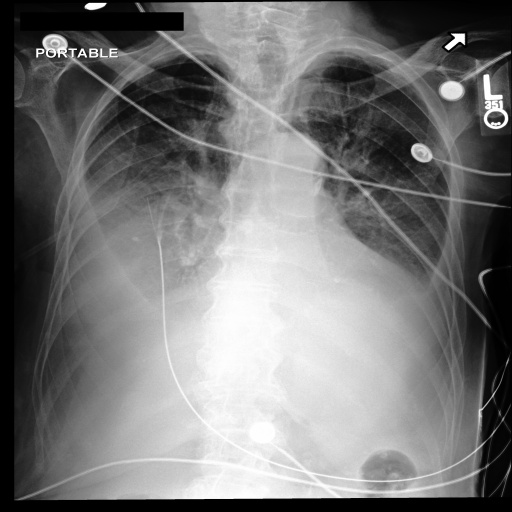
#> input picture aura/sample.jpg, 512 x 512 px; its folder holds only this picture in this run
$ python -i features.py   (imports and definitions only)
#> lines starting #> are read from the running program, lines starting #| are printed output that depends on the picture; after the words box and inside, x2 and y2 are one past the last pixel; in counts of white or black regions, pixels touching at a corner belong together
### aura/backend/core/shared/logging.py
"""Structured logging with request correlation.

A routing decision is only auditable if you can follow one upload across intake,
detection, dispatch, and the engine that ran it. Every log line this module emits
carries the same correlation id for a given request, so ``grep <id>`` reconstructs
the whole path.

Configuration is environment-only (the deployment is offline; there is no logging
service to configure against):

* ``AURA_LOG_LEVEL``  — ``DEBUG`` | ``INFO`` (default) | ``WARNING`` | ``ERROR``
* ``AURA_LOG_JSON=1`` — emit one JSON object per line instead of the human format

Nothing here is global-state hostile: handlers are attached once to the
``aura.backend`` logger, and ``propagate`` is left off so we never double-print
through a host application's root handler.
"""
from __future__ import annotations

import contextlib
import json
import logging
import os
import sys
import uuid
from contextvars import ContextVar
from typing import Any, Iterator

_ROOT_LOGGER_NAME = "aura.backend"

#: Correlation id for the in-flight request. Empty outside a request.
_correlation_id: ContextVar[str] = ContextVar("aura_correlation_id", default="")

_configured = False


def new_correlation_id() -> str:
    """Mint a short, collision-safe id for one request."""
    return uuid.uuid4().hex[:12]


def correlation_id() -> str:
    """Correlation id of the in-flight request, or ``""`` outside one."""
    return _correlation_id.get()


# [13 lines left out: function use_correlation_id, not called in this run]


class _CorrelationFilter(logging.Filter):
    """Attach the current correlation id to every record."""

    def filter(self, record: logging.LogRecord) -> bool:
        record.correlation_id = correlation_id() or "-"
        return True


class _JsonFormatter(logging.Formatter):
    """One JSON object per line — for shipping into a log store."""

    # [14 lines left out: function format, not called in this run]


class _TextFormatter(logging.Formatter):
    """Human format that matches the gateway's existing ``[component] message`` style."""

    # [9 lines left out: function format, not called in this run]


def _configure_once() -> None:
    global _configured
    if _configured:
        return
    logger = logging.getLogger(_ROOT_LOGGER_NAME)
    logger.setLevel(os.environ.get("AURA_LOG_LEVEL", "INFO").upper())
    handler = logging.StreamHandler(sys.stdout)
    handler.setFormatter(
        _JsonFormatter() if os.environ.get("AURA_LOG_JSON") == "1" else _TextFormatter()
    )
    handler.addFilter(_CorrelationFilter())
    logger.addHandler(handler)
    # Don't hand records to the root logger as well — uvicorn installs its own
    # handlers there and every line would print twice.
    logger.propagate = False
    _configured = True


def get_logger(name: str) -> logging.Logger:
    """Logger for a backend component.

    ``name`` is the component's short name (``"router"``, ``"engine.thorax"``); it
    is namespaced under ``aura.backend`` so a deployment can raise or lower the
    level for the whole routing layer with one setting.
    """
    _configure_once()
    return logging.getLogger(f"{_ROOT_LOGGER_NAME}.{name}")


# [8 lines left out: function log_context, not called in this run]

### aura/backend/core/router/features.py
"""Feature extraction for modality detection.

Every signature scores the *same* feature bundle, computed once per upload. That
matters for two reasons: decoding a large DICOM twice is wasteful, and — more
importantly — it makes the signatures directly comparable, because they are all
looking at identical measurements.

Two independent evidence channels:

**DICOM header** (:class:`DicomMetadata`) — ``Modality`` and ``BodyPartExamined`` are
written by the acquisition device. When present they are near-definitive and no pixel
heuristic should be allowed to overrule them.

**Pixel geometry** (:class:`PixelFeatures`) — for PNG/JPEG exports, which carry no
header at all. The features below were chosen by measuring what actually separates
the classes, not by intuition; the numbers in each docstring are from that
measurement (600 random real MIMIC-CXR films, plus the real MR/CR/CT/US DICOMs
bundled with pydicom).

Two findings from that measurement shaped this module:

* Dark corners are **not** a head-imaging signal. 50% of real chest films already
  have corners below 0.10 from collimation, so a corner-darkness rule would misfire
  constantly.
* An axial head CT and an axial head MRI produce **the same** pixel geometry: a
  compact bright blob floating in air-black. Pixels can identify a cross-sectional
  head study; they cannot tell you which scanner made it. That separation is what
  DICOM metadata is for, and it is why the pixel-only route for brain MRI carries
  capped confidence.

Nothing here raises. An undecodable file comes back with ``decodable=False`` and the
router turns that into a clean rejection.
"""
from __future__ import annotations

from dataclasses import dataclass, field
from pathlib import Path
from typing import Any

import numpy as np

from ..shared.logging import get_logger

log = get_logger("router.features")

#: Working resolution for feature extraction. Every threshold in ``signatures`` was
#: measured at this size; changing it invalidates them.
_WORK_SIZE = 256

#: A pixel at or below this intensity counts as background/air.
_BACKGROUND_LEVEL = 0.10

#: Border strip thickness as a fraction of each side, used for the edge means.
_EDGE_BAND = 0.06


@dataclass(frozen=True)
class DicomMetadata:
    """The acquisition tags relevant to routing. Empty when the file is not DICOM."""

    present: bool = False
    modality: str = ""              # (0008,0060) Modality — "MR", "CR", "DX", "CT", ...
    body_part: str = ""             # (0018,0015) BodyPartExamined — "CHEST", "HEAD", ...
    study_description: str = ""
    series_description: str = ""
    protocol_name: str = ""

    # [20 lines left out: functions text_blob, to_dict, not called in this run]


@dataclass(frozen=True)
class PixelFeatures:
    """Geometry and tone statistics of the decoded image."""

    decodable: bool = False
    height: int = 0
    width: int = 0
    aspect_ratio: float = 0.0

    #: Mean per-pixel chroma, max(R,G,B)-min(R,G,B). Radiographs and MR are
    #: grayscale (~0.00); fundus photographs and screenshots are not.
    mean_saturation: float = 0.0
    is_grayscale: bool = True

    #: Fraction of pixels at or below the background level. Real CXR: median 0.12,
    #: p95 0.33. Axial head CT/MR: 0.57-0.65.
    background_fraction: float = 0.0

    #: Brightest of the four border strips. THE discriminator between a frame-filling
    #: radiograph and a study floating in air. Real CXR: p1 0.12, median 0.72. Axial
    #: head CT/MR: 0.00-0.14.
    edge_max: float = 0.0
    #: How many of the four border strips are essentially black (< 0.06). All four
    #: dark means the subject does not touch any frame edge.
    dark_edge_count: int = 0

    #: Area of the foreground bounding box / frame area. Real CXR: p1 0.67, median
    #: 0.98 (anatomy spans the frame). Axial head studies: 0.47-0.79.
    foreground_bbox_fraction: float = 0.0
    #: Fraction of the whole frame that is foreground. CXR median 0.76; head 0.33-0.38.
    foreground_fill: float = 0.0
    #: Foreground pixels / bounding-box area — how solidly the subject fills its own
    #: box. A head cross-section is a convex oval and scores high inside a small box.
    foreground_occupancy: float = 0.0
    #: Distance of the foreground centroid from frame centre, in frame widths.
    centroid_offset: float = 0.0

    #: Mean of the central vertical third / mean of the outer thirds. High for chest
    #: films (mediastinum + spine) but ALSO high for head cross-sections (subject
    #: centred in air), so it is diagnostic of "not a flat photo", not of chest.
    center_ratio: float = 0.0
    #: 256-bin histogram entropy. Radiographs sit at 6-7.5 bits; graphics and
    #: screenshots fall below 4.
    tonal_entropy_bits: float = 0.0
    gray_std: float = 0.0

    # [18 lines left out: function to_dict, not called in this run]


@dataclass(frozen=True)
class ImageFingerprint:
    """Everything the detector knows about one upload before scoring it."""

    path: Path
    dicom: DicomMetadata = field(default_factory=DicomMetadata)
    pixels: PixelFeatures = field(default_factory=PixelFeatures)
    #: Set when nothing could be read at all.
    error: str = ""

    @property
    def readable(self) -> bool:
        return self.pixels.decodable

    # [5 lines left out: function to_dict, not called in this run]


# --------------------------------------------------------------------------- #
# Decoding
# --------------------------------------------------------------------------- #
def _normalize01(a: np.ndarray) -> np.ndarray:
    """Percentile-clipped rescale to [0,1] — matches ``services.vision.io``.

    Using the same normalisation as the production CXR loader keeps the detector's
    view of an image identical to the engine's, so a threshold measured here means
    the same thing downstream.
    """
    a = np.asarray(a, dtype=np.float32)
    lo, hi = float(np.percentile(a, 0.5)), float(np.percentile(a, 99.5))
    if hi <= lo:
        lo, hi = float(a.min()), float(a.max()) + 1e-6
    return np.clip((a - lo) / (hi - lo), 0.0, 1.0)


def _read_dicom(path: Path) -> tuple[DicomMetadata, np.ndarray | None]:
    """Read DICOM tags and pixels. Returns ``(empty metadata, None)`` if not DICOM."""
    try:
        import pydicom
    except ImportError:
        log.debug("pydicom unavailable; DICOM metadata channel disabled")
        return DicomMetadata(), None

    try:
        ds = pydicom.dcmread(str(path), force=False)
    except Exception:
        return DicomMetadata(), None                    # not a DICOM — caller falls back

    meta = DicomMetadata(
        present=True,
        modality=str(getattr(ds, "Modality", "") or "").upper().strip(),
        body_part=str(getattr(ds, "BodyPartExamined", "") or "").upper().strip(),
        study_description=str(getattr(ds, "StudyDescription", "") or "").strip(),
        series_description=str(getattr(ds, "SeriesDescription", "") or "").strip(),
        protocol_name=str(getattr(ds, "ProtocolName", "") or "").strip(),
    )

    # Pixels are best-effort: a header-only or unsupported-transfer-syntax file still
    # yields usable metadata, which for routing is the stronger signal anyway.
    try:
        arr = ds.pixel_array
        if arr.ndim == 3 and arr.shape[-1] in (3, 4):        # colour DICOM
            arr = arr[..., :3].mean(axis=-1)
        while arr.ndim > 2:                                   # multi-frame: middle slice
            arr = arr[arr.shape[0] // 2]
        try:
            from pydicom.pixels import apply_voi_lut
        except ImportError:                                   # pydicom < 3
            from pydicom.pixel_data_handlers.util import apply_voi_lut
        try:
            arr = apply_voi_lut(arr, ds)
        except Exception:
            pass                                              # no LUT — raw values are fine
        if str(getattr(ds, "PhotometricInterpretation", "")).upper() == "MONOCHROME1":
            arr = arr.max() - arr                             # invert so bone is bright
        return meta, np.asarray(arr, dtype=np.float32)
    except Exception as exc:
        log.debug(f"DICOM pixels unreadable ({type(exc).__name__}); metadata retained")
        return meta, None


def _read_plain_image(path: Path) -> tuple[np.ndarray | None, float]:
    """Decode PNG/JPEG/TIFF. Returns ``(grayscale, mean_saturation)``."""
    try:
        from PIL import Image
    except ImportError:                                       # pragma: no cover
        return None, 0.0
    try:
        img = Image.open(path)
        img.draft("RGB", (_WORK_SIZE * 2, _WORK_SIZE * 2))    # fast JPEG downscale
        rgb = np.asarray(img.convert("RGB"), dtype=np.float32) / 255.0
    except Exception:
        return None, 0.0
    chroma = rgb.max(axis=2) - rgb.min(axis=2)
    return rgb.mean(axis=2), float(chroma.mean())


def _downscale(a: np.ndarray, size: int = _WORK_SIZE) -> np.ndarray:
    """Area-average down to ``size`` on the long edge, preserving aspect ratio."""
    h, w = a.shape[:2]
    if max(h, w) <= size:
        return a
    scale = size / float(max(h, w))
    th, tw = max(1, int(round(h * scale))), max(1, int(round(w * scale)))
    try:
        import cv2

        return cv2.resize(a, (tw, th), interpolation=cv2.INTER_AREA)
    except ImportError:
        # Block-mean fallback: still averages (unlike point sampling), so the tone
        # statistics stay comparable to the OpenCV path.
        ys = np.linspace(0, h, th + 1).astype(int)
        xs = np.linspace(0, w, tw + 1).astype(int)
        return np.array([[a[ys[i]:max(ys[i] + 1, ys[i + 1]),
                            xs[j]:max(xs[j] + 1, xs[j + 1])].mean()
                          for j in range(tw)] for i in range(th)], dtype=np.float32)


# --------------------------------------------------------------------------- #
# Measurement
# --------------------------------------------------------------------------- #
def _entropy_bits(gray: np.ndarray) -> float:
    hist, _ = np.histogram(gray, bins=256, range=(0.0, 1.0))
    p = hist / max(1, hist.sum())
    p = p[p > 0]
    return float(-(p * np.log2(p)).sum())


def _measure(gray: np.ndarray, mean_saturation: float) -> PixelFeatures:
    """Compute the full feature bundle from a [0,1] grayscale image."""
    h, w = gray.shape
    band_h = max(1, int(h * _EDGE_BAND))
    band_w = max(1, int(w * _EDGE_BAND))
    edges = np.array([
        gray[:band_h, :].mean(), gray[-band_h:, :].mean(),
        gray[:, :band_w].mean(), gray[:, -band_w:].mean(),
    ], dtype=np.float32)

    # Foreground threshold is relative to the image's own exposure, so it survives
    # the wide brightness variation between scanners and export pipelines. The 0.12
    # floor stops a near-black frame from calling its own noise "foreground".
    fg_threshold = max(0.12, float(gray.mean()) * 0.45)
    fg = gray > fg_threshold
    ys, xs = np.nonzero(fg)
    if ys.size:
        y0, y1, x0, x1 = int(ys.min()), int(ys.max()), int(xs.min()), int(xs.max())
        bbox_area = (y1 - y0 + 1) * (x1 - x0 + 1)
        bbox_fraction = bbox_area / float(h * w)
        occupancy = float(fg.sum()) / float(max(1, bbox_area))
        centroid_offset = float(np.hypot(ys.mean() / h - 0.5, xs.mean() / w - 0.5))
    else:
        bbox_fraction = occupancy = 0.0
        centroid_offset = 0.0

    third = max(1, w // 3)
    lateral = (gray[:, :third].mean() + gray[:, 2 * third:].mean()) / 2.0
    center_ratio = float(gray[:, third:2 * third].mean() / max(1e-6, lateral))

    return PixelFeatures(
        decodable=True,
        height=h,
        width=w,
        aspect_ratio=h / max(1, w),
        mean_saturation=mean_saturation,
        is_grayscale=mean_saturation <= 0.08,
        background_fraction=float(np.mean(gray <= _BACKGROUND_LEVEL)),
        edge_max=float(edges.max()),
        dark_edge_count=int((edges < 0.06).sum()),
        foreground_bbox_fraction=float(bbox_fraction),
        foreground_fill=float(fg.mean()),
        foreground_occupancy=float(occupancy),
        centroid_offset=centroid_offset,
        center_ratio=center_ratio,
        tonal_entropy_bits=_entropy_bits(gray),
        gray_std=float(gray.std()),
    )


def fingerprint(path: str | Path) -> ImageFingerprint:
    """Extract the full evidence bundle for one file. Never raises.

    DICOM is tried first (by content, not extension — DICOM files frequently arrive
    with no suffix at all), falling back to plain-image decoding.
    """
#> called with path = '../../../sample.jpg'
    p = Path(path)
    meta, arr = _read_dicom(p)
    saturation = 0.0

    if arr is None:
        arr, saturation = _read_plain_image(p)
#> in _read_plain_image, img is the input picture: PIL image 512x512 RGB; min 0, max 255, mean 119.2
#> in _read_plain_image, `chroma = rgb.max(axis=2) - rgb.min(axis=2)`: chroma: shape (512, 512) float32; every value is 0
#> saturation = 0

    if arr is None:
        reason = ("DICOM header parsed but pixel data is unreadable"
                  if meta.present else "file could not be decoded as an image")
        log.info("fingerprint failed", extra={"context": {"reason": reason}})
        return ImageFingerprint(path=p, dicom=meta, error=reason)

    gray = _normalize01(_downscale(np.asarray(arr, dtype=np.float32)))
#> in _normalize01, `lo, hi = float(np.percentile(a, 0.5)), float(np.percentile(a, 99.5))`: hi = 0.989
    return ImageFingerprint(path=p, dicom=meta, pixels=_measure(gray, saturation))
#> in _measure, `edges = np.array([ gray[:band_h, :].mean(), gray[-band_h:, :].mean(), ..`: edges = [0.233, 0.371, 0.0613, 0.124]
#> in _measure, `fg_threshold = max(0.12, float(gray.mean()) * 0.45)`: fg_threshold = 0.213
#> in _measure, `fg = gray > fg_threshold`:
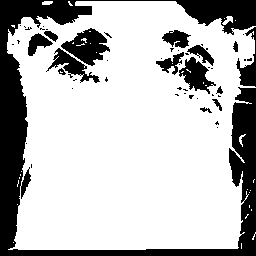
#> fg: shape (256, 256) bool; 73.9% white; 51 black regions (36 under 20 px), largest, box (x1, y1, x2, y2) and area: (0, 0, 256, 256) 12905, (61, 28, 110, 66) 986, (179, 57, 216, 94) 650
#> in _measure, `y0, y1, x0, x1 = int(ys.min()), int(ys.max()), int(xs.min()), int(xs.m..`: y0 = 1; y1 = 249; x0 = 7; x1 = 255
#> in _measure, `bbox_area = (y1 - y0 + 1) * (x1 - x0 + 1)`: bbox_area = 62001
#> in _measure, `bbox_fraction = bbox_area / float(h * w)`: bbox_fraction = 0.946
#> in _measure, `occupancy = float(fg.sum()) / float(max(1, bbox_area))`: occupancy = 0.782
#> in _measure, `centroid_offset = float(np.hypot(ys.mean() / h - 0.5, xs.mean() / w - ..`: centroid_offset = 0.0258
#> in _measure, `lateral = (gray[:, :third].mean() + gray[:, 2 * third:].mean()) / 2.0`: lateral = 0.351
#> in _measure, `center_ratio = float(gray[:, third:2 * third].mean() / max(1e-6, later..`: center_ratio = 2.05
#> in _entropy_bits, `hist, _ = np.histogram(gray, bins=256, range=(0.0, 1.0))`: hist = 256 values, max 4126 at index 0, min 144 at index 153, mean 256
#> in _entropy_bits, `p = hist / max(1, hist.sum())`: p = 256 values, max 0.063 at index 0, min 0.0022 at index 153, mean 0.00391

>>> result = fingerprint('../../../sample.jpg')
